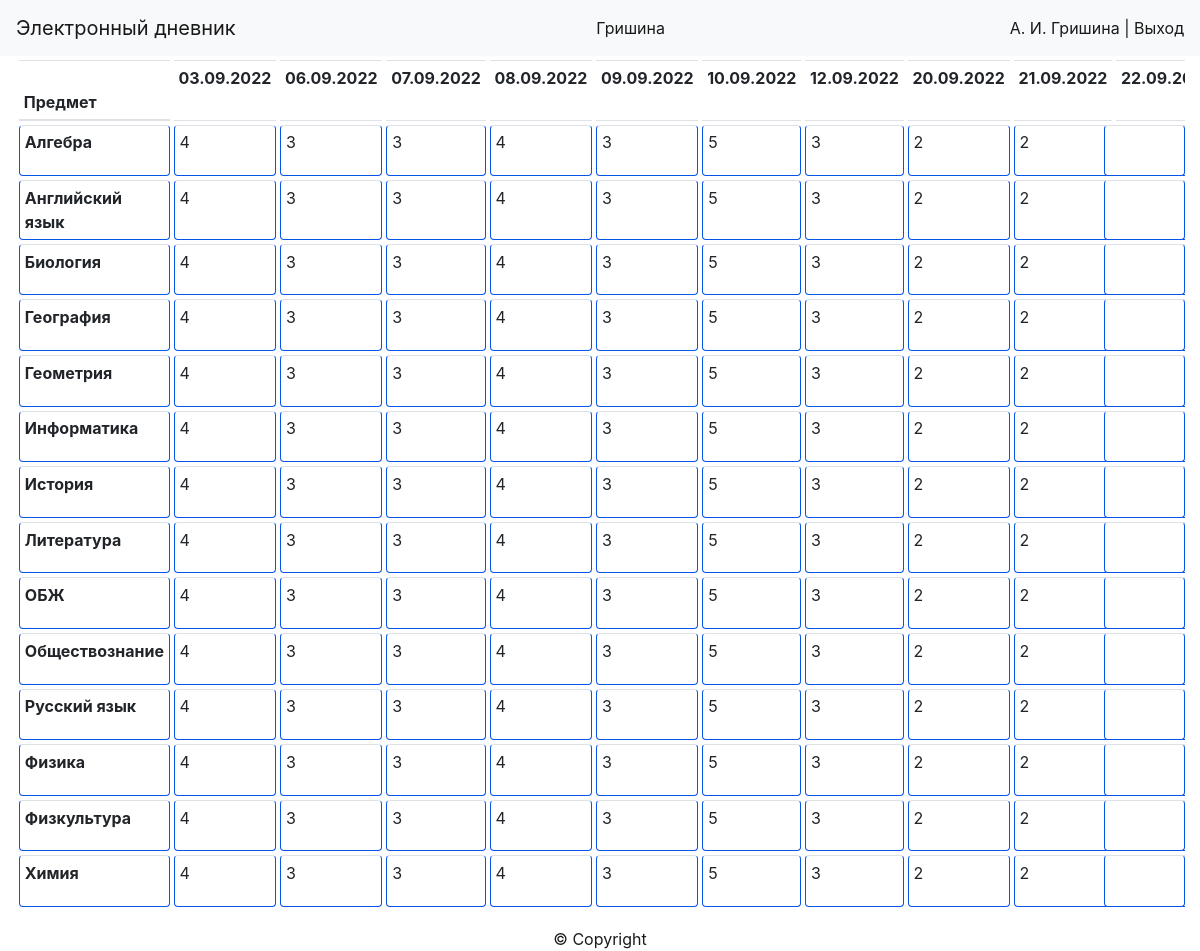
Screenshot of /student_marks/1090/1 with the database file from the repository.
### data/students.py (models this page shows, shortened)
class Student(SqlAlchemyBase):
    __tablename__ = 'students'
    id = sqlalchemy.Column(sqlalchemy.Integer,
                           primary_key=True, autoincrement=True)
    login = sqlalchemy.Column(sqlalchemy.String)
    first_name = sqlalchemy.Column(sqlalchemy.String)
    last_name = sqlalchemy.Column(sqlalchemy.String)
    surname = sqlalchemy.Column(sqlalchemy.String)
    hashed_password = sqlalchemy.Column(sqlalchemy.String)
    id_class = sqlalchemy.Column(sqlalchemy.Integer, sqlalchemy.ForeignKey('classes.id'))
    form = orm.relationship('Class', back_populates='students')
    marks = orm.relationship('Marks', back_populates='student')
    final_marks = orm.relationship('FinalMarks', back_populates='student')

### data/subjects.py (models this page shows)
class Subjects(SqlAlchemyBase):
    __tablename__ = 'subjects'
    id = sqlalchemy.Column(sqlalchemy.Integer, primary_key=True, autoincrement=True)
    title = sqlalchemy.Column(sqlalchemy.String)

### main.py (the view)
@app.route('/student_marks/<int:id_student>/<int:part>', methods=['GET'])
def student_marks(id_student, part):
    db_sess = db_session.create_session()
    student = db_sess.query(Student).filter(Student.id == id_student).first()
    lessons1 = db_sess.query(TeacherClass).filter(TeacherClass.id_class == student.id_class).all()
    lessons = []
    for i in lessons1:
        lessons.append(db_sess.query(Subjects).filter(Subjects.id == i.id_subject).first())
    lessons = sorted(lessons, key=lambda x: x.title)
    marks = {}
    sr_marks = {}
    res_marks = {}
    date1, date2 = date_division(part)
    dates = list(map(lambda x: x[0].strftime('%d.%m.%Y'),
                     sorted(db_sess.query(Marks.date).filter((Marks.id_student == student.id),
                                                             (date1 < Marks.date), (date2 > Marks.date)).distinct())))
    for lesson in lessons:
        marks[lesson.id] = {}
        sum_mark = 0
        col_mark = 0
        for mark in sorted(db_sess.query(Marks).filter(Marks.id_student == student.id,
                                                       date1 < Marks.date, date2 > Marks.date).all(),
                           key=lambda x: x.date):
            marks[lesson.id][mark.date.strftime('%d.%m.%Y')] = mark.mark
            m = mark.mark
            if type(m) == str:
                if m != 'н':
                    sum_mark += int(m[:-1])
                    col_mark += 1
            else:
                sum_mark += m
                col_mark += 1
        if col_mark != 0:
            sr_marks[student] = str(round(sum_mark / col_mark, 2))
            res_marks[student] = str(round(sum_mark / col_mark + 0.01))
        else:
            sr_marks[student] = str(0)
    return render_template('html/student_marks.html', logo=student,
                           user=f'{student.first_name[0]}. {student.last_name[0]}. {student.surname}',
                           title=f'Оценки, {student.surname} {student.first_name}', marks=marks, dates=dates,
                           sr_marks=sr_marks, res_marks=res_marks, lessons=lessons)

### data/db_session.py (called while the page is built)
def create_session() -> Session:
    global __factory
    return __factory()

### main.py (called while the page is built)
def date_division(part):
    if part == 1:
        d1 = datetime.date(year=2022, month=9, day=1)
        d2 = datetime.date(year=2022, month=11, day=1)
    elif part == 2:
        d1 = datetime.date(year=2022, month=11, day=1)
        d2 = datetime.date(year=2023, month=1, day=1)
    elif part == 3:
        d1 = datetime.date(year=2023, month=1, day=1)
        d2 = datetime.date(year=2023, month=4, day=1)
    else:
        d1 = datetime.date(year=2023, month=4, day=1)
        d2 = datetime.date(year=2023, month=6, day=1)
    return [d1, d2]

### templates/html/student_marks.html (shortened to what this page needs)
{% extends "html/base.html" %}
{% block styles %}
<link rel="stylesheet" type="text/css" href="{{ url_for( 'static', filename='css/students.css')}}">
{% endblock %}
{% block authorization %}
<div class="authorization">
    <a href="/student_profile">{{user}}</a>
    <span>|</span>
    <a href="/logout">Выход</a>
</div>
{% endblock %}
{% block logo %} {{logo.surname}} {{logo.name}} {% endblock %}
{% block content %}
<div class="students">
    <table class="table table-sm table-responsive">
        <thead>
            <tr>
                <th scope="col">Предмет</th>
                {% for date in dates %}
                <td class="date">
                    {{date}}
                </td>
                {% endfor %}
            </tr>
        </thead>
        <tbody>
            {% for lesson in lessons %}
            <tr id="lesson">
                <th>{{lesson.title}}</th>
                {% for date in dates %}
                  <td>
                      <p>{{marks[lesson.id].get(date, '')}}</p>
                  </td>
                {% endfor %}
                <th class="sr">{{sr_marks[lesson]}}</th>
            </tr>
            {% endfor %}
        </tbody>
    </table>
</div>
{% endblock %}

### static/css/base.css (style rules this page uses)
.authorization a, span { text-decoration: none; color: rgba(0,0,0,.9); }

### static/css/students.css (style rules this page uses)
.students { max-width: 100%; }
.sr { position: -webkit-sticky; position: sticky; right: 0px; background: #000; z-index: 100; }
table thead tr { color: #FFFFFF; font-weight: bold; }
table thead tr { border-radius: 4px 4px 0 0; background-color: #4E8BFD; }
table tbody tr td { border: 1px solid #0754E9; border-radius: 4px; background-color: #4E8BFD; }
table tbody tr th { border: 1px solid #0754E9; border-radius: 4px; background-color: #4E8BFD; }
table { width: 100%; border-collapse: separate; border-spacing: 4px; }

### rows the page displays
Student: surname "Гришина"
Subjects: title "Алгебра", id "4" "3" "3" "4" "3" "5" "3" "2" "2"
Subjects: title "Английский язык", marks "4" "3" "3" "4" "3" "5" "3" "2" "2"
Subjects: title "Биология", marks "4" "3" "3" "4" "3" "5" "3" "2" "2"
Subjects: title "География", marks "4" "3" "3" "4" "3" "5" "3" "2" "2"
Subjects: title "Геометрия", marks "4" "3" "3" "4" "3" "5" "3" "2" "2"
Subjects: title "Информатика", marks "4" "3" "3" "4" "3" "5" "3" "2" "2"
Subjects: title "История", marks "4" "3" "3" "4" "3" "5" "3" "2" "2"
Subjects: title "Литература", marks "4" "3" "3" "4" "3" "5" "3" "2" "2"
Subjects: title "ОБЖ", marks "4" "3" "3" "4" "3" "5" "3" "2" "2"
Subjects: title "Обществознание", marks "4" "3" "3" "4" "3" "5" "3" "2" "2"
Subjects: title "Русский язык", marks "4" "3" "3" "4" "3" "5" "3" "2" "2"
Subjects: title "Физика", marks "4" "3" "3" "4" "3" "5" "3" "2" "2"
Subjects: title "Физкультура", marks "4" "3" "3" "4" "3" "5" "3" "2" "2"
Subjects: title "Химия", marks "4" "3" "3" "4" "3" "5" "3" "2" "2"

### other values shown
{{ user }} "А. И. Гришина"
{{ date }} "03.09.2022" "06.09.2022" "07.09.2022" "08.09.2022" "09.09.2022" "10.09.2022" "12.09.2022" "20.09.2022" "21.09.2022"
